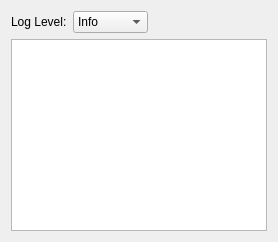
      <widget class="QWidget" name="tab_log">
       <property name="sizePolicy">
        <sizepolicy hsizetype="Expanding" vsizetype="Expanding">
         <horstretch>0</horstretch>
         <verstretch>0</verstretch>
        </sizepolicy>
       </property>
       <attribute name="icon">
        <iconset resource="icons.qrc">
         <normaloff>:/icons/logtabicon.png</normaloff>:/icons/logtabicon.png</iconset>
       </attribute>
       <attribute name="title">
        <string>Log</string>
       </attribute>
       <layout class="QGridLayout" name="gridLayout_9">
        <item row="6" column="0">
         <widget class="QTextEdit" name="textEdit_log">
          <property name="readOnly">
           <bool>true</bool>
          </property>
          <property name="font">
           <font>
            <family>monospace</family>
           </font>
           </property>
         </widget>
        </item>
        <item row="1" column="0">
         <layout class="QHBoxLayout" name="horizontalLayout_log">
          <property name="leftMargin">
           <number>0</number>
          </property>
          <property name="topMargin">
           <number>0</number>
          </property>
          <item>
           <widget class="QLabel" name="label_verbosity">
            <property name="text">
             <string>Log Level:</string>
            </property>
           </widget>
          </item>
          <item>
           <widget class="QComboBox" name="comboBox_verbosity">
            <property name="currentIndex">
             <number>0</number>
            </property>
            <property name="maxVisibleItems">
             <number>4</number>
            </property>
            <item>
             <property name="text">
              <string>Info</string>
             </property>
            </item>
            <item>
             <property name="text">
              <string>Debug</string>
             </property>
            </item>
            <item>
             <property name="text">
              <string>Warning</string>
             </property>
            </item>
            <item>
             <property name="text">
              <string>Error</string>
             </property>
            </item>
           </widget>
          </item>
          <item>
           <spacer name="horizontalSpacer_3">
            <property name="orientation">
             <enum>Qt::Horizontal</enum>
            </property>
            <property name="sizeHint" stdset="0">
             <size>
              <width>40</width>
              <height>20</height>
             </size>
            </property>
           </spacer>
          </item>
         </layout>
        </item>
       </layout>
      </widget>
